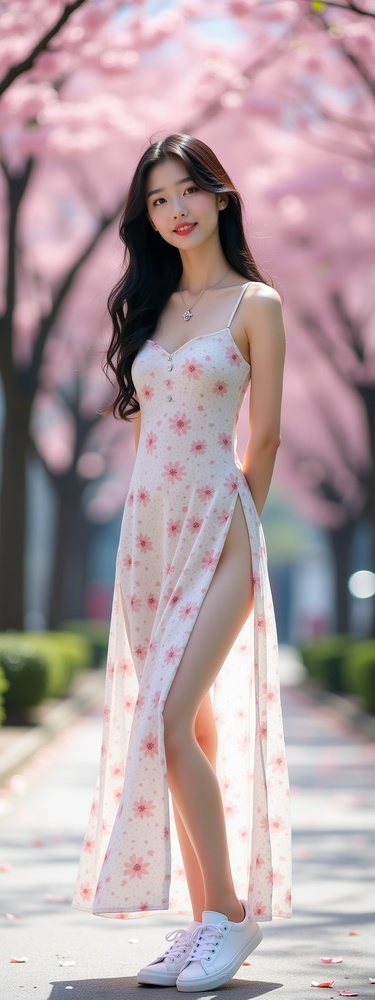
//> input picture Flux.1-Dev-Text-to-Image-Example63_2026-04-10_18-49-17_RTX4070TiSUPER-16GB_768x2048_gs3.5_step28_seed42_cfg1.5_n1_msl512.jpg, 375 x 1000 px, shrunk from 768 x 2048 before the run, given in place of 8760577-hd_1920_1080_30fps.mp4, which was not available
$ ./OpenCVFaceDetectionExample01   (built with g++ and OpenCV 4)
//> lines starting //> are read from the running program, lines starting //| are printed output that depends on the picture; after the words box and inside, x2 and y2 are one past the last pixel; in counts of white or black regions, pixels touching at a corner belong together; pictures that were not available may be replaced by others from this repository, and a replacement may not be noted
#include <iostream>
#include <opencv2/opencv.hpp>

int main() {
    // 1. 얼굴 감지를 위한 Haar Cascade 분류기 로드
    cv::CascadeClassifier face_cascade;
    std::string cascade_path = "haarcascade_frontalface_alt.xml"; // XML 파일 경로

    if (!face_cascade.load(cascade_path)) {
        std::cerr << "오류: Cascade Classifier XML 파일을 로드할 수 없습니다." << std::endl;
        return -1;
    }

    // 2. 비디오 소스 열기 (웹캠 또는 동영상 파일)
    // 웹캠을 사용하려면 인자로 0을 전달합니다.
    // cv::VideoCapture cap(0);

    // 동영상 파일을 사용하려면 파일 경로를 전달합니다.
    std::string video_path = "8760577-hd_1920_1080_30fps.mp4"; // 동영상 파일 경로를 입력하세요.
    cv::VideoCapture cap(video_path);

    if (!cap.isOpened()) {
        std::cerr << "오류: 비디오를 열 수 없습니다." << std::endl;
        return -1;
    }

    cv::Mat frame;
    while (true) {
        // 3. 비디오에서 프레임 읽기
        cap >> frame;
//> frame is the input picture: 1000 rows x 375 cols, CV_8UC3; mean B, G, R 161.3, 157.4, 175.6

        // 프레임이 비어있으면(동영상 끝) 루프 종료
        if (frame.empty()) {
            break;
        }

        // 4. 얼굴 감지를 위한 전처리 (그레이스케일 변환)
        cv::Mat gray_frame;
        cv::cvtColor(frame, gray_frame, cv::COLOR_BGR2GRAY);
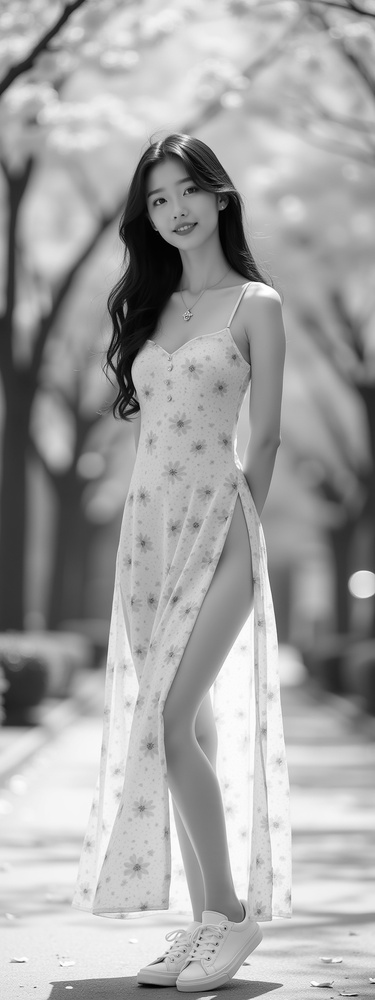
//> gray_frame: 1000 rows x 375 cols, CV_8UC1; min 0, max 255, mean 163.3
        cv::equalizeHist(gray_frame, gray_frame); // 히스토그램 평활화로 대비 향상
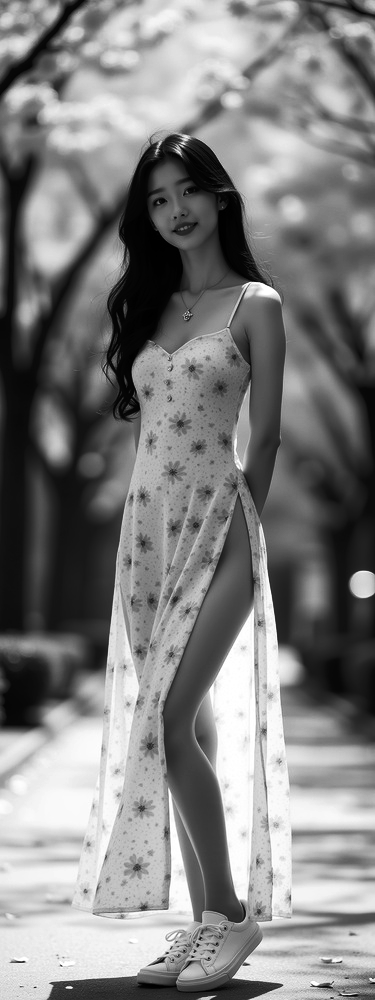
//> gray_frame: 1000 rows x 375 cols, CV_8UC1; min 0, max 255, mean 128.2

        // 5. 얼굴 감지 수행
        std::vector<cv::Rect> faces;
        face_cascade.detectMultiScale(gray_frame, faces, 1.1, 3, 0 | cv::CASCADE_SCALE_IMAGE, cv::Size(30, 30));
//> faces = 1 Rect (x, y, width, height): [136, 164, 86, 86]

        // 6. 감지된 얼굴 주위에 사각형 그리기
        for (const auto& face : faces) {
            cv::rectangle(frame, face, cv::Scalar(0, 255, 0), 2); // 초록색 사각형
        }
//> this loop made 1 pass
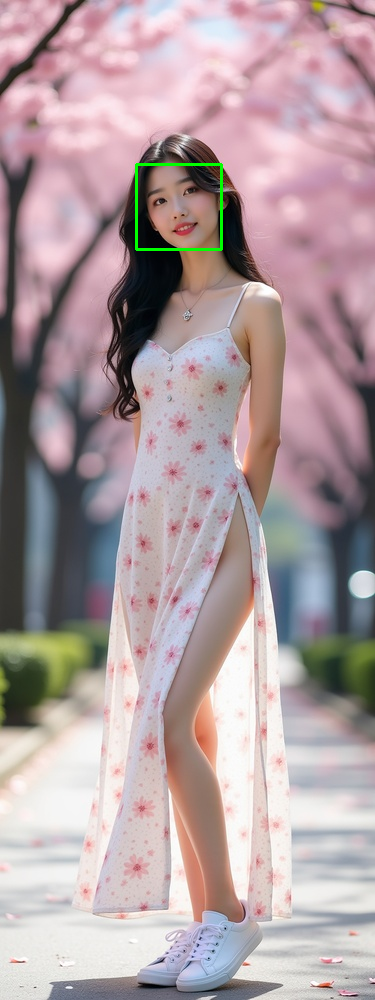
//> frame: 1000 rows x 375 cols, CV_8UC3; 0.27% of pixels changed, all inside (x1, y1, x2, y2) = (135, 163, 223, 251)

        // 7. 결과 프레임 출력
        cv::imshow("Face Detection", frame);

        // 'ESC' 키를 누르면 루프 종료
        if (cv::waitKey(1) == 27) {
//> the Esc key is pressed
            break;
        }
    }

    // 자원 해제
    cap.release();
    cv::destroyAllWindows();

    return 0;
}
